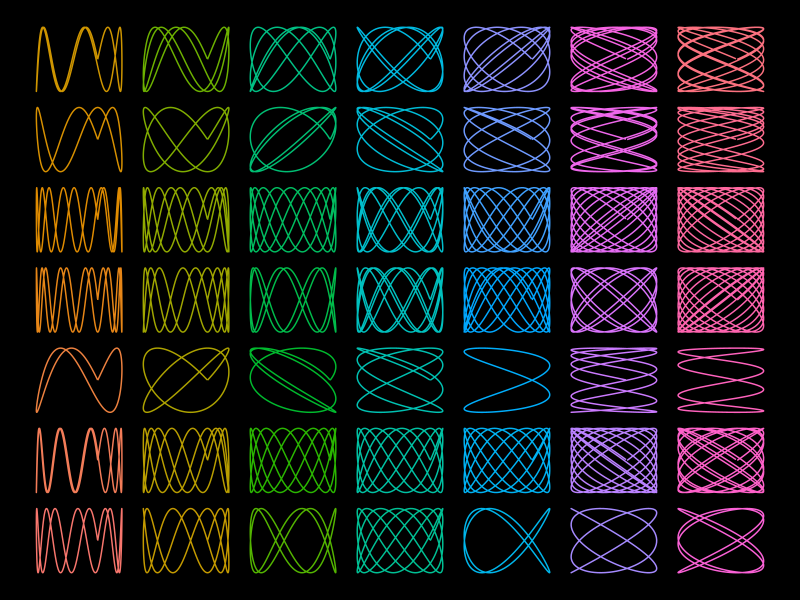
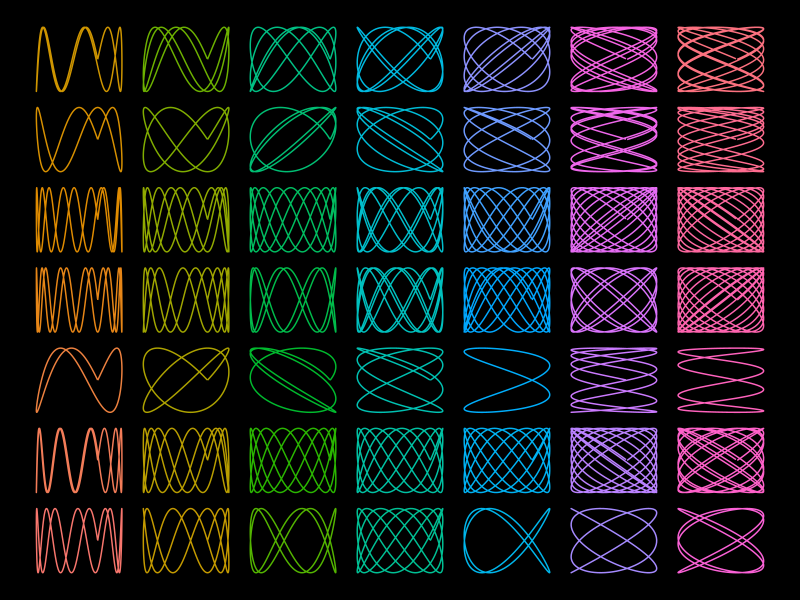

Source code (R) for these figures, in order: (Note: this script raises an error after producing the figures.)
library(tidyverse)
library(gganimate)

lissajou <- function(a,b,delta){
  t <- seq(0,2*pi,0.01)
  x <- sin(a*t+delta)
  y <- sin(b*t)
  tibble(x,y)
}


n <- 7
params <- tibble(a=sample(1:10,n,replace = FALSE),
                 b=sample(2:10,n,replace = FALSE)+0.5,
                 delta=pi/sample(2:10,n,replace=FALSE))

params <- params %>% 
  arrange(a)
res <- params %>% 
  rowwise() %>% 
  mutate(xy=list(lissajou(a,b,delta)))

xy_list <- res$xy
k <- 0
df <- tibble()
dfx <- tibble()
dfy <- tibble()
for(i in 1:n){
  tmpx <- tibble(x = xy_list[[i]]$x+i*2.5,time = seq(0,2*pi,0.01),y=n*2.5+1.5,yend=1)
  tmpy <- tibble(y = xy_list[[i]]$y+i*2.5,time = seq(0,2*pi,0.01),x=n*2.5+1.5,xend=1)
  dfx <- bind_rows(dfx,tmpx)
  dfy <- bind_rows(dfy,tmpy)
  for(j in 1:n){
    k <- k+1
    tmp <- tibble(x=xy_list[[i]]$x,y=xy_list[[j]]$y,grp=k,time=seq(0,2*pi,0.01))
    tmp$x <- tmp$x+i*2.5
    tmp$y <- tmp$y+j*2.5
    df <- bind_rows(df,tmp)
  }
}

#static plot of last frame
df %>% 
  ggplot()+
  geom_path(aes(x,y,group=grp,col=as.factor(grp)))+
  theme_void()+
  theme(legend.position = "none",panel.background = element_rect(fill="black"))

ggsave("img/08_curves.png",width = 5,height = 5,dpi = 300)

df1 <- df %>% 
  group_by(grp) %>% 
  mutate(xend=lag(x),yend=lag(y)) %>% 
  ungroup()


ggplot(df1)+
  geom_segment(data=dfx,aes(x,y,xend=x,yend=yend),col="grey",linetype="dotted",size=0.2)+
  geom_segment(data=dfy,aes(x,y,xend=xend,yend=y),col="grey",linetype="dotted",size=0.2)+
  geom_segment(aes(x,y,xend=xend,yend=yend,col=as.factor(grp)))+
  geom_point(aes(x,y),col="white")+
  theme_void()+
  theme(legend.position = "none",panel.background = element_rect(fill="black"))+
  transition_time(time)+
  shadow_mark(exclude_layer = c(1,2,4)) -> p

pa <- animate(p,nframes = 200,fps=15,end_pause = 5)
anim_save("img/08_curves.gif",pa)
